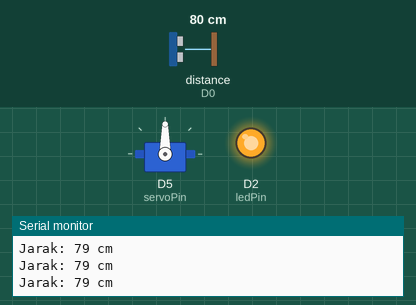
A program run on a simulated ESP8266 (NodeMCU). Parts: servo, output pins drawn as LEDs (lit = HIGH), the last lines printed to the serial monitor. Wiring (inferred from the names in the program): ultrasonic range finder: trigger D1; echo D0. Inputs (shaded band) come from the test bench; at power-on: distance to the obstacle (sensor on D0) 80 cm. The echo pulse lasts 58.3 µs per cm; pins used as bus, display or sensor lines are not drawn.

Above: at 1.3 s.
1.4 s: distance to the obstacle (sensor on D0) set to 146 cm
2.9 s: distance to the obstacle (sensor on D0) set to 157 cm
At 4.2 s:
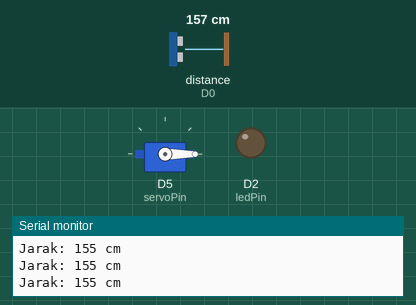
4.5 s: distance to the obstacle (sensor on D0) set to 2 cm
At 5.1 s:
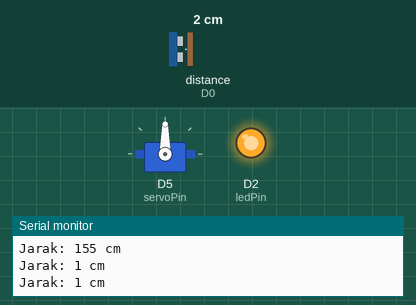
6.0 s: distance to the obstacle (sensor on D0) set to 250 cm
At 6.9 s:
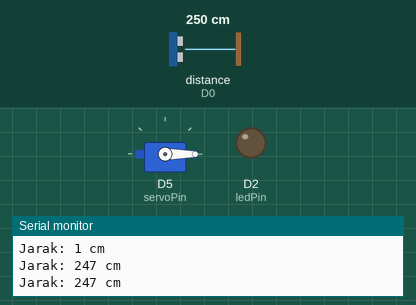
Timing chart, 0 to 8.5 s (numbered marks = the images above; inputs shaded):
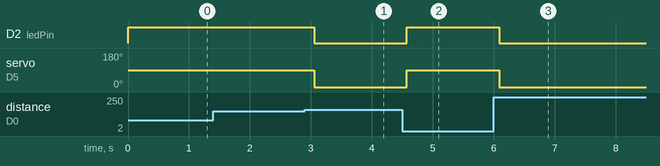

The program:

main.cpp
```cpp
#include <Arduino.h>
#include <servo.h>

// Insialisasi untuk sensor dan servo
Servo myServo;
int echoPin = D0;
int trigPin = D1;
int ledPin = D2;
int servoPin = D5;

long duration;
int distance;

// SETUP
void setup() {
  // Inisialisasi pin
  pinMode(trigPin, OUTPUT);
  pinMode(echoPin, INPUT);
  pinMode(ledPin, OUTPUT);
  myServo.attach(servoPin);

  Serial.begin(9600);
  myServo.write(0);
}

void loop() {
  // Mengirimkan sinyal ultrasonik
  digitalWrite(trigPin, LOW);
  delayMicroseconds(2);
  digitalWrite(trigPin, HIGH);
  delayMicroseconds(10);
  digitalWrite(trigPin, LOW);

  // Menghitung jarak
  duration = pulseIn(echoPin, HIGH);
  distance = (duration * 0.034) / 2;

  // Menampilkan jarak pada Serial Monitor
  Serial.print("Jarak: ");
  Serial.print(distance);
  Serial.println(" cm");

  // Menggerakkan servo berdasarkan jarak 1,5 meter terbuka
  if (distance < 150) {
    myServo.write(90);
    digitalWrite(ledPin, HIGH);
  } else {
    myServo.write(0);
    digitalWrite(ledPin, LOW);
  }

  delay(500);
}
```

Measured:
- the behaviour switches between 151 and 152 cm on distance to the obstacle (sensor on D0) (found by bisection; images 0 and 1)
- after the input at 2.9 s, D2 (ledPin): HIGH → LOW after 0.15 s; servo on D5 (servoPin): 90° → 0° after 0.15 s
- after the input at 4.5 s, D2 (ledPin): LOW → HIGH after 0.07 s; servo on D5 (servoPin): 0° → 90° after 0.07 s
- after the input at 6.0 s, D2 (ledPin): HIGH → LOW after 0.09 s; servo on D5 (servoPin): 90° → 0° after 0.09 s
